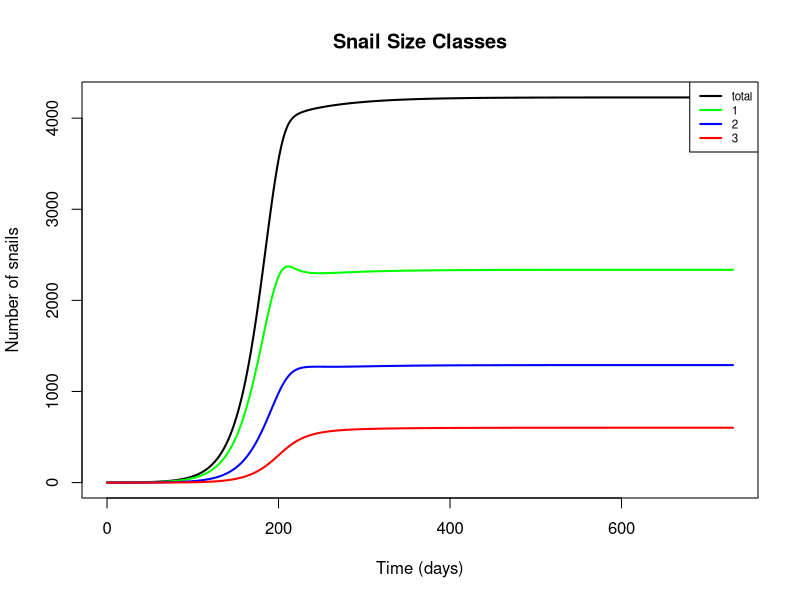
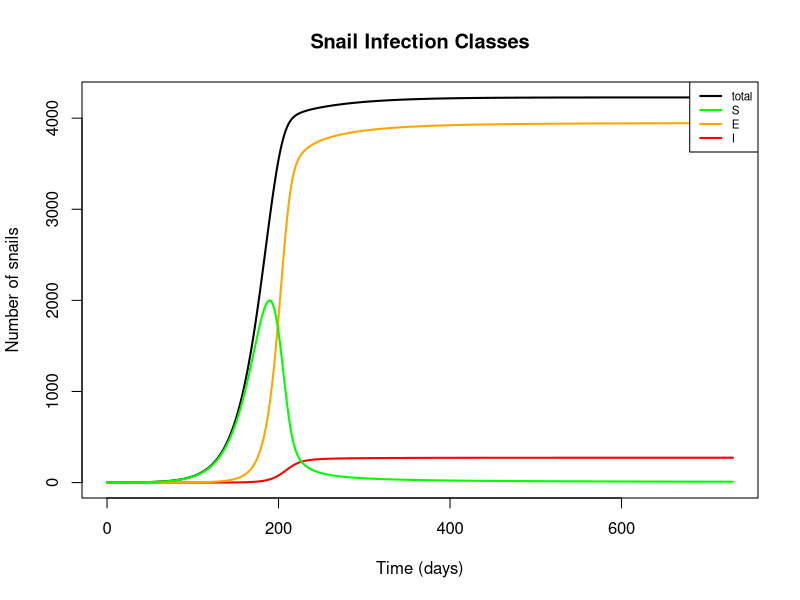
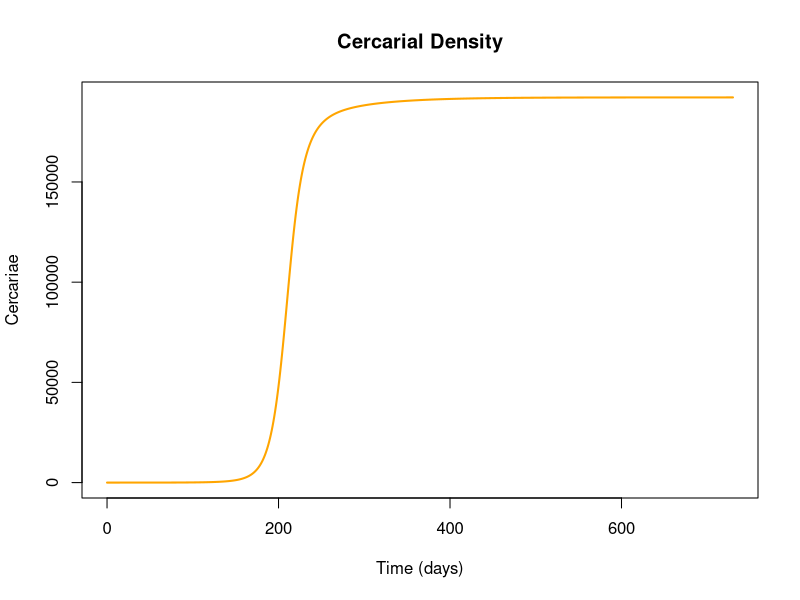
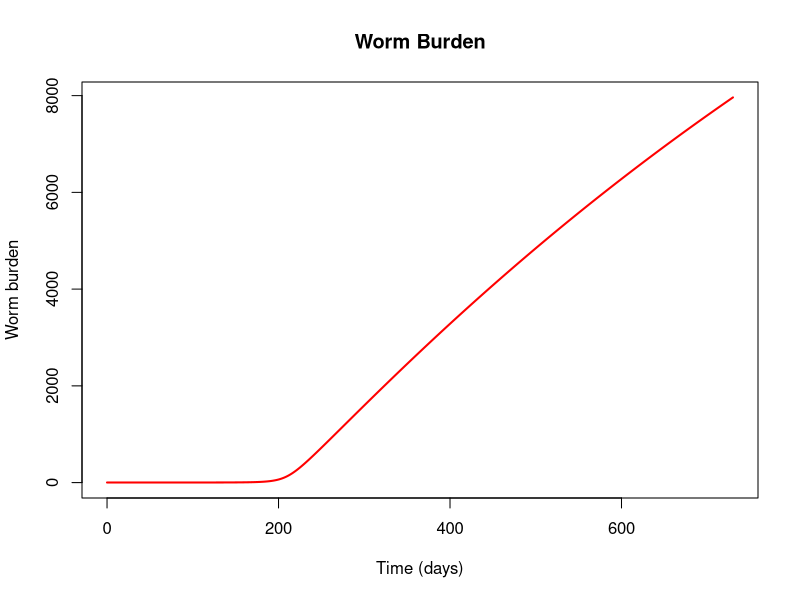

Reproduce these figures in R, in order.
## Epidemiological model including snail size classes; no predation

## To-do list:
  # Draw parameter estimates from literature
  # Make sure snail dynamics between size and infection classes are appropriate, e.g.: 
      # Should small snails be able to get infected?
      # Should exposed snails be able to reproduce at a reduced rate?
      # Think a little more about diagonal transitions
  # Come up with R0 expression

require(deSolve)

snail_epi = function(t, n, parameters) { 
  with(as.list(parameters),{
    
    S1=n[1]
    S2=n[2]
    S3=n[3]
    E1=n[4]
    E2=n[5]
    E3=n[6]
    I2=n[7]
    I3=n[8]
    C=n[9]
    W=n[10]
    
    S = S1+S2+S3  # Total susceptible snails
    E = E1+E2+E3  # Total exposed snails
    I = I2+I3     # Total infected snails
    N = S+E+I     # Total number of snails
    M = m*0.5*W   # Miracidial density as a function of mean worm burden (W) and miracidial shedding rate (m)
                  # Note: add mating function?
    
    dS1dt = f*(1-N/(Kn*A))*(S2+S3+z*(E2+E3)) - muN1*S1 - psi1*S1 - g1*S1 - (beta/A)*M*H*S1
    
    dS2dt = g1*S1 - muN2*S2 - psi2*S2 - g2*S2 - (beta/A)*M*H*S2
    
    dS3dt = g2*S2 - muN3*S3 - psi3*S3 - (beta/A)*M*H*S3
    
    dE1dt = (beta/A)*M*H*S1 - muN1*E1 - psi1*E1 - g1*E1 - sigma*X*E1
    
    dE2dt = (beta/A)*M*H*S2 + g1*E1 - muN2*E2 - psi2*E2 - g2*E2 - sigma*E2
    
    dE3dt = (beta/A)*M*H*S3 + g2*E2 - muN3*E3 - psi3*E3 - sigma*E3
    
    dI2dt = sigma*X*E1 + sigma*(1-rho)*E2 - (muN2 + muI)*I2 - psi2*I2 - g2*I2
    
    dI3dt = sigma*rho*E2 + sigma*E3 + g2*I2 - (muN3 + muI)*I3 - psi3*I3
    
    dCdt = theta2*I2 + theta3*I3 - muC*C
    
    dWdt = lambda*C - (muW + muH)*W
    
    
    return(list(c(dS1dt, dS2dt, dS3dt, dE1dt, dE2dt, dE3dt, dI2dt, dI3dt, dCdt, dWdt)))
  }) 
} 

# Set initial values and parameters
nstart = c(S1 = 1, S2 = 0, S3 = 0, E1 = 0, E2 = 0, E3 = 0, I2 = 0, I3 = 0, C = 0, W = 2)
time = seq(0,365*2,1)

parameters=c(
  ## Location parameters
  A = 200,           # Area of site of interest, m^2
  H = 1000,          # Human population at site of interest
  
  ## Reproductive parameters
  f = 0.26,          # Birth rate of adult snails (snails/reproductive snail/day, including survival to detection; more like a recruitment rate)
  Kn = 50,           # Carrying capacity of snails (snails/m^2), from Sokolow et al. 2015
  z = 0.5,           # Fraction of exposed snails that can reproduce, from Sokolow et al. 2015
  
  ## Snail mortality parameters
  muN1 = 1/40,       # Natural mortality rate of small snails (deaths/snail/day; assume mean lifespan = 50 days)
  muN2 = 1/50,       # Natural mortality rate of medium snails (deaths/snail/day; assume mean lifespan = 50 days)
  muN3 = 1/60,       # Natural mortality rate of large snails (deaths/snail/day; assume mean lifespan = 50 days)
  muI = 1/10,        # Additional mortality rate of shedding snails as a result of infection, from Sokolow et al. 2015
  
  ## Predation parameters
  psi1 = 0,          # Predation rate of prawns on small snails, ignored in this model
  psi2 = 0,          # Predation rate of prawns on medium snails, ignored in this model
  psi3 = 0,          # Predation rate of prawns on large snails, ignored in this model
  
  ## Snail growth parameters
  g1 = 1/37,         # Growth rate of small snails (size class transition rate, in terms of days to grow 4mm; adapted from McCreesh et al. 2014, assuming water temp. of 25 C)
  g2 = 1/62,         # Growth rate of medium snails (size class transition rate, in terms of days to grow 4mm; adapted from McCreesh et al. 2014, assuming water temp. of 25 C)
  
  ## Infection parameters
  beta = 8e-4,       # Human-to-snail infection probability (infected snails/miracidia/snail/day), from Sokolow et al. 2015, scaled to 1 m^2
  m = 0.8,           # Miracidial shedding rate per adult female worm divided by miracidial mortality, from Sokolow et al. 2015
  sigma = 1/50,      # Latent period for exposed snails (infectious snails/exposed snail/day), from Sokolow et al. 2015
  X = 0,             # Fraction of exposed small snails that convert directly to medium shedding; no source
  rho = 0,           # Fraction of exposed medium snails that convert directly to large shedding; no source
  theta2 = 500,      # Cercarial shedding rate for medium infected snails (cercariae/infectious medium snail/day); no source
  theta3 = 1000,     # Cercarial shedding rate for large infected snails (cercariae/infected large snail/day); no source
  lambda = 1e-4,     # Probability of cercaria successfully infecting human and maturing; no source
  
  ## Schisto mortality parameters
  muC = 0.99,        # Cercarial mortality rate (very small chance of cercariae lasting >1 day); no source
  muW = 1/(3.3*365), # Natural mortality rate of adult worms in humans, assuming average lifespan of 3.3 years, from Sokolow et al. 2015
  muH = 1/(60*365)   # Natural mortality of humans (contributing to worm mortality), assuming average lifespan of 60 years, from Sokolow et al. 2015
)


# Run & plot
output_s.epi=as.data.frame(ode(nstart,time,snail_epi,parameters))
output_s.epi$S.t = output_s.epi$S1 + output_s.epi$S2 + output_s.epi$S3    # Total susceptible snails
output_s.epi$E.t = output_s.epi$E1 + output_s.epi$E2 + output_s.epi$E3    # Total exposed snails 
output_s.epi$I.t = output_s.epi$I2 + output_s.epi$I3                      # Total infected snails
output_s.epi$N.t = output_s.epi$S.t + output_s.epi$E.t + output_s.epi$I.t # Total snails
output_s.epi$t.1 = output_s.epi$S1 + output_s.epi$E1                      # Total snails of size class 1
output_s.epi$t.2 = output_s.epi$S2 + output_s.epi$E2 + + output_s.epi$I2  # Total snails of size class 2
output_s.epi$t.3 = output_s.epi$S3+ output_s.epi$E3 + + output_s.epi$I3   # Total snails of size class 3
  
plot(x = output_s.epi$time, y = output_s.epi$N.t, type = 'l', col = 'black', lwd=2, xlab = 'Time (days)', 
     ylab = 'Number of snails', ylim = c(0,max(output_s.epi$N.t)),
     main = 'Snail Size Classes')
  lines(output_s.epi$time, output_s.epi$t.1, col = 'green', lwd = 2)
  lines(output_s.epi$time, output_s.epi$t.2, col = 'blue', lwd = 2)
  lines(output_s.epi$time, output_s.epi$t.3, col = 'red', lwd = 2)
  legend('topright', legend = c('total', '1', '2', '3'), lwd = 2, col = c('black', 'green', 'blue', 'red'), cex = 0.7)
  
plot(x = output_s.epi$time, y = output_s.epi$N.t, type = 'l', col = 'black', lwd=2, xlab = 'Time (days)', 
     ylab = 'Number of snails', ylim = c(0,max(output_s.epi$N.t)), 
     main = 'Snail Infection Classes')
  lines(output_s.epi$time, output_s.epi$I.t, col = 'red', lwd = 2)
  lines(output_s.epi$time, output_s.epi$E.t, col = 'orange', lwd = 2)
  lines(output_s.epi$time, output_s.epi$S.t, col = 'green', lwd = 2)
  legend('topright', legend = c('total', 'S', 'E', 'I'), lwd = 2, col = c('black', 'green', 'orange', 'red'), cex = 0.7)
  
plot(x = output_s.epi$time, y = output_s.epi$C, type = 'l', col = 'orange', lwd=2, xlab = 'Time (days)', 
     ylab = 'Cercariae', ylim = c(0,max (output_s.epi$C)),
     main = 'Cercarial Density')

plot(x = output_s.epi$time, y = output_s.epi$W, type = 'l', col = 'red', lwd=2, xlab = 'Time (days)', 
     ylab = 'Worm burden', ylim = c(0,max (output_s.epi$W)),
     main = 'Worm Burden')
